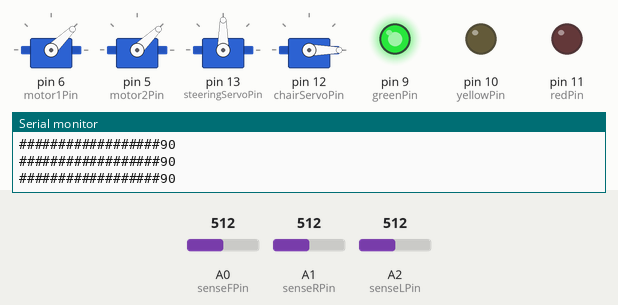
Simulated run of this sketch. Board: Arduino Uno, built with avr-gcc and run on an emulated ATmega328P. Shown: 4 × servo, output pins drawn as LEDs (lit = HIGH), the last lines printed to the serial monitor. The inputs (shaded band) are chosen by the test bench; at power-on: A1 (senseRPin) = 512, A2 (senseLPin) = 512, A0 (senseFPin) = 512.

Above: at 3.2 s.
3.3 s: A1 (senseRPin) set to 716
At 4.7 s:
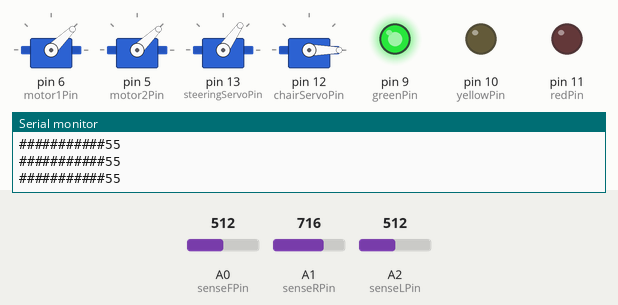
5.7 s: A2 (senseLPin) set to 900
At 7.8 s:
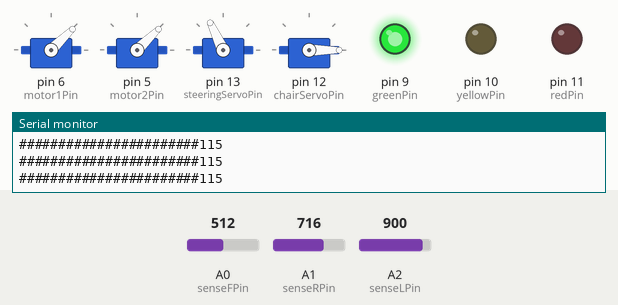
8.5 s: A0 (senseFPin) set to 627
At 8.75 s:
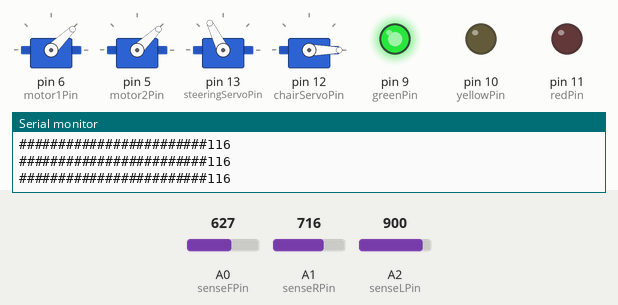
10.4 s: A0 (senseFPin) set to 656
11.9 s: A0 (senseFPin) set to 900
At 12.1 s:
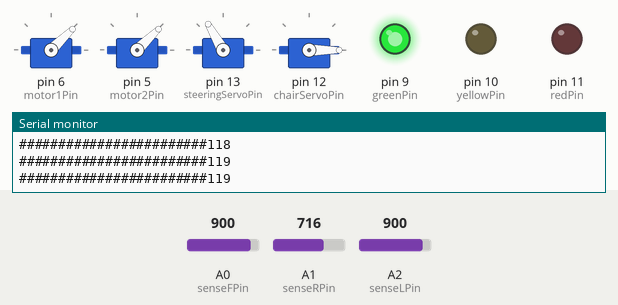
14.0 s: A1 (senseRPin) set to 511
At 17.2 s:
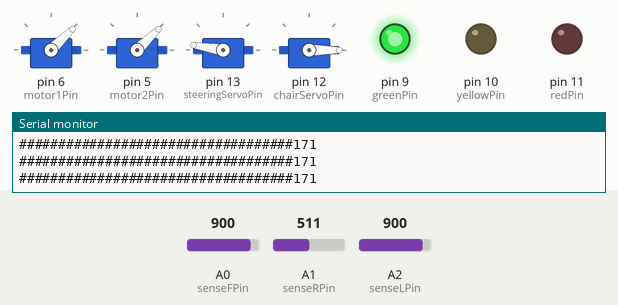
Timing chart, 0 to 18.0 s (numbered marks = the images above; inputs shaded):
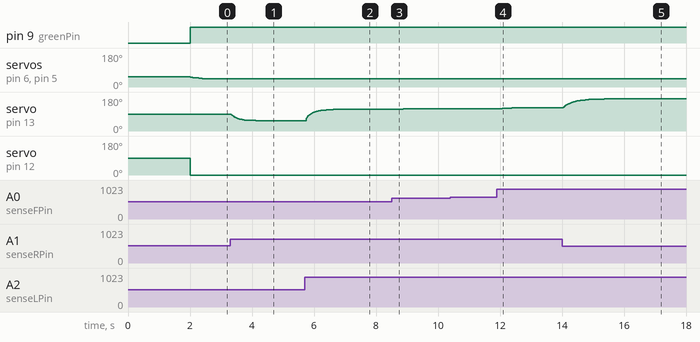

Measured:
- after the input at 3.3 s, servo on pin 13 (steeringServoPin): moves from 90° to 55° over 0.79 s, starting at once
- after the input at 5.7 s, servo on pin 13 (steeringServoPin): moves from 55° to 115° over 1.1 s, starting at once
- after the input at 8.5 s, servo on pin 13 (steeringServoPin): 115° → 116° after 0.10 s, → 117° 0.27 s later
- after the input at 11.9 s, servo on pin 13 (steeringServoPin): moves from 117° to 122° over 0.43 s, starting after 0.05 s
- after the input at 14.0 s, servo on pin 13 (steeringServoPin): moves from 122° to 171° over 1.8 s, starting at once

The sketch:

arduino-hovercraft.ino
```cpp
#include<Servo.h>

Servo esc1;
Servo esc2;
Servo steeringServo;
Servo chairServo;

int startPin = 0;
int steeringServoPin = 13;
int chairServoPin = 12;
int motor1Pin = 6;
int motor2Pin = 5;

int senseFPin = A0;
int senseLPin = A2;
int senseRPin = A1;

int greenPin = 9;
int yellowPin = 10;
int redPin = 11;


int motor1Value = 1100;
int motor2Value = 1100;

int senseLValue;
int senseFValue;
int senseRValue;

float lastTurnValue = 1000;

int maxSensorValue = 500;
int minSensorValue = 80;
float filterValue = 10;

void setup() {
  pinMode(steeringServoPin, OUTPUT);
  pinMode(chairServoPin, OUTPUT);
  pinMode(motor1Pin, OUTPUT);
  pinMode(motor2Pin, OUTPUT);

  pinMode(greenPin, OUTPUT);
  pinMode(yellowPin, OUTPUT);
  pinMode(redPin, OUTPUT);

  pinMode(senseLPin, INPUT);
  pinMode(senseFPin, INPUT);
  pinMode(senseRPin, INPUT);

  esc1.attach(motor1Pin);
  esc2.attach(motor2Pin);
  steeringServo.attach(steeringServoPin);
  chairServo.attach(chairServoPin);


  Serial.begin(9600);
  Serial.println("Starting");

  chairServo.write(90);

  motorThrottle(1000, 1);
  motorThrottle(1000, 2);
  delay(2000);
}

void loop() {

  if (true) {
    motorThrottle(1000, 1);
    motorThrottle(1000, 2);

    digitalWrite(greenPin, HIGH);
    digitalWrite(redPin, LOW);
    servoSteering();
    chairServo.write(180);
    if (senseFValue < 100) {
      chairServo.write(0);
    }
  } else {
    motor1Value = 1100;
    motor2Value = 1100;

    esc1.writeMicroseconds(1000);
    esc2.writeMicroseconds(1000);
    steeringServo.write(45);

    analogWrite(yellowPin, 0);

    digitalWrite(redPin, HIGH);
    digitalWrite(greenPin, LOW);

  }

}
```

motorThrottle.ino
```cpp
void runEsc(int motorNumber) {
  if (motorNumber == 1){
    esc1.writeMicroseconds(motor1Value);
  } else {
    esc2.writeMicroseconds(motor2Value);
  }
}

void motorThrottle(int target, int motorNumber) {
  int diff;

  if (motorNumber == 1) {
    diff = target - motor1Value;

    if (diff > 0) {
      motor1Value = motor1Value +4;
      runEsc(motorNumber);
    } if (diff < 0) {
      motor1Value = motor1Value -4;
      runEsc(motorNumber);
    }


  } else {

    diff = target - motor2Value;

    if (diff > 0) {
      motor2Value = motor2Value +4;
      runEsc(motorNumber);
    } if (diff < 0) {
      motor2Value = motor2Value -4;
      runEsc(motorNumber);
    }

  }
}
```

servoSteering.ino
```cpp
void servoSteering() {
  senseLValue = analogRead(senseLPin);
  senseFValue = map(analogRead(senseFPin), minSensorValue, maxSensorValue, maxSensorValue, minSensorValue);
  senseRValue = analogRead(senseRPin);

  float top = senseFValue*1+senseRValue*2;
  float bottom = senseLValue+senseFValue+senseRValue;

  float turnValue = lastTurnValue + ((((top / bottom)*1000) - lastTurnValue)/filterValue);
  lastTurnValue = turnValue;

  int turnAngle = map(turnValue, 600, 1400, 180, 0);


  for (int turnAngleIterator = turnAngle; turnAngleIterator > 0; turnAngleIterator = turnAngleIterator - 5) {
    Serial.print("#");
  }
  Serial.print(turnAngle);
  Serial.println();

  if (turnAngle > 180) {
    steeringServo.write(180);
  } else if (turnAngle < 0) {
    steeringServo.write(0);
  } else {
    steeringServo.write(turnAngle);
  }
}
```
